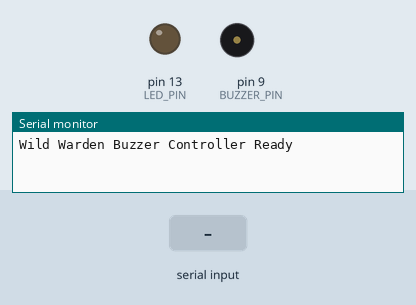
Simulated run of this sketch. Board: Arduino Uno, built with avr-gcc and run on an emulated ATmega328P. On the bench: output pins drawn as LEDs (lit = HIGH), buzzer (waves = sounding, pin HIGH), the last lines printed to the serial monitor. Dashed ring = blinking. Inputs (shaded band) come from the test bench.

Above: at 1.4 s.
1.5 s: "1" received over Serial
At 1.75 s:
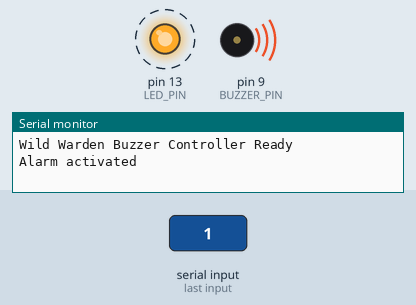
4.5 s: "0" received over Serial
At 5.3 s:
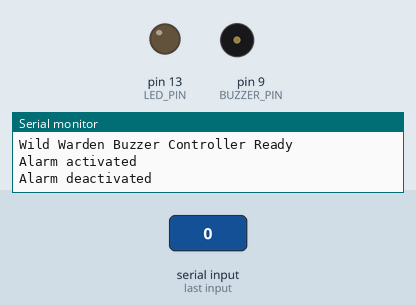
Timing chart, 0 to 7.5 s (numbered marks = the images above; inputs shaded):
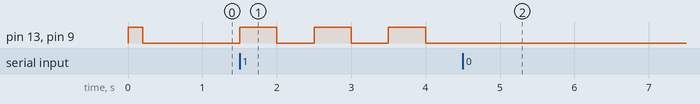

Measured:
- after the input at 1.5 s, pin 13 (LED_PIN), pin 9 (BUZZER_PIN): alternates HIGH for 0.50 s and LOW for 0.50 s, starting at once
- after the input at 4.5 s, pin 13 (LED_PIN), pin 9 (BUZZER_PIN): stops changing and stays LOW

The sketch:

arduino_buzzer_controller.ino
```cpp
/*
 * Wild Warden - Arduino Buzzer Controller
 *
 * This sketch receives commands from the Python script via serial
 * and controls a buzzer accordingly.
 *
 * Connection:
 * - Buzzer positive pin to Arduino digital pin 9
 * - Buzzer negative pin to Arduino GND
 */

// Pin definitions
const int BUZZER_PIN = 9;
const int LED_PIN = 13;  // Onboard LED for visual feedback

// Variables
char command;
bool alarmActive = false;
unsigned long lastPatternChange = 0;
int patternState = LOW;

void setup() {
  // Initialize serial communication
  Serial.begin(9600);

  // Initialize pins
  pinMode(BUZZER_PIN, OUTPUT);
  pinMode(LED_PIN, OUTPUT);

  // Set initial states
  digitalWrite(BUZZER_PIN, LOW);
  digitalWrite(LED_PIN, LOW);

  // Quick startup test - short beep
  digitalWrite(BUZZER_PIN, HIGH);
  digitalWrite(LED_PIN, HIGH);
  delay(200);
  digitalWrite(BUZZER_PIN, LOW);
  digitalWrite(LED_PIN, LOW);

  // Ready message
  Serial.println("Wild Warden Buzzer Controller Ready");
}

void loop() {
  // Check if serial data is available
  if (Serial.available() > 0) {
    // Read the incoming command
    command = Serial.read();

    // Process command
    if (command == '1') {
      // Activate alarm
      alarmActive = true;
      Serial.println("Alarm activated");
    }
    else if (command == '0') {
      // Deactivate alarm
      alarmActive = false;
      digitalWrite(BUZZER_PIN, LOW);
      digitalWrite(LED_PIN, LOW);
      Serial.println("Alarm deactivated");
    }
  }

  // Handle active alarm with pattern
  if (alarmActive) {
    unsigned long currentMillis = millis();

    // Pattern timing - alternates every 500ms
    if (currentMillis - lastPatternChange >= 500) {
      lastPatternChange = currentMillis;

      // Toggle state
      patternState = (patternState == LOW) ? HIGH : LOW;

      // Update buzzer and LED
      digitalWrite(BUZZER_PIN, patternState);
      digitalWrite(LED_PIN, patternState);
    }
  }
} 
```
